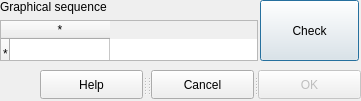
<?xml version="1.0" encoding="UTF-8"?>
<ui version="4.0">
 <class>InsertDataWindow</class>
 <widget class="QDialog" name="InsertDataWindow">
  <property name="geometry">
   <rect>
    <x>0</x>
    <y>0</y>
    <width>361</width>
    <height>101</height>
   </rect>
  </property>
  <property name="windowTitle">
   <string>Insert data</string>
  </property>
  <widget class="QPushButton" name="Check">
   <property name="geometry">
    <rect>
     <x>260</x>
     <y>0</y>
     <width>99</width>
     <height>61</height>
    </rect>
   </property>
   <property name="text">
    <string>Check</string>
   </property>
  </widget>
  <widget class="QSplitter" name="splitter">
   <property name="geometry">
    <rect>
     <x>40</x>
     <y>70</y>
     <width>321</width>
     <height>29</height>
    </rect>
   </property>
   <property name="orientation">
    <enum>Qt::Horizontal</enum>
   </property>
   <widget class="QPushButton" name="PBHelp">
    <property name="text">
     <string>Help</string>
    </property>
   </widget>
   <widget class="QWidget" name="">
    <layout class="QHBoxLayout" name="horizontalLayout"/>
   </widget>
   <widget class="QPushButton" name="PBAbort">
    <property name="text">
     <string>Cancel</string>
    </property>
   </widget>
   <widget class="QPushButton" name="PBAccept">
    <property name="enabled">
     <bool>false</bool>
    </property>
    <property name="text">
     <string>OK</string>
    </property>
   </widget>
  </widget>
  <widget class="QWidget" name="">
   <property name="geometry">
    <rect>
     <x>0</x>
     <y>0</y>
     <width>258</width>
     <height>61</height>
    </rect>
   </property>
   <layout class="QVBoxLayout" name="verticalLayout">
    <item>
     <widget class="QLabel" name="label">
      <property name="text">
       <string>Graphical sequence</string>
      </property>
     </widget>
    </item>
    <item>
     <widget class="QTableWidget" name="tableWidget">
      <row>
       <property name="text">
        <string>*</string>
       </property>
      </row>
      <column>
       <property name="text">
        <string>*</string>
       </property>
      </column>
     </widget>
    </item>
   </layout>
  </widget>
 </widget>
 <resources/>
 <connections/>
</ui>
